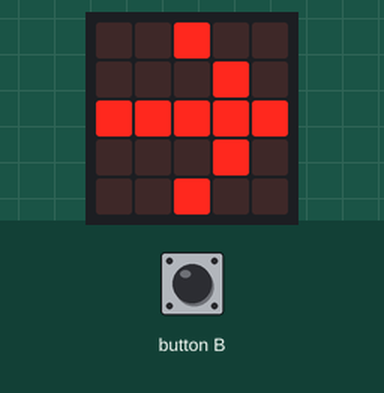
Bench run of a program on a simulated Calliope mini (MakeCode). Shown: the board's 5×5 LED display. The test bench sets the inputs (shaded band). Random numbers come from a fixed seed; the 48×5 strip is a reading aid, not a part: it shows the text the display is scrolling, unrolled, one strip-width of it at a time.

Above: at 1.6 s.
1.7 s: button B pressed for 0.15 s
At 2.7 s:
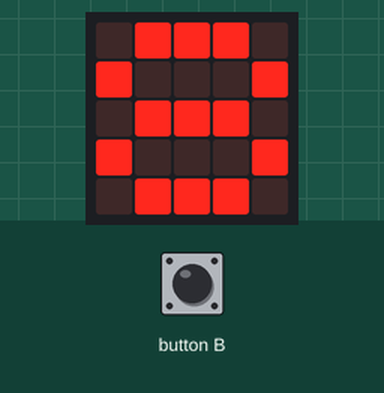
At 8.1 s:
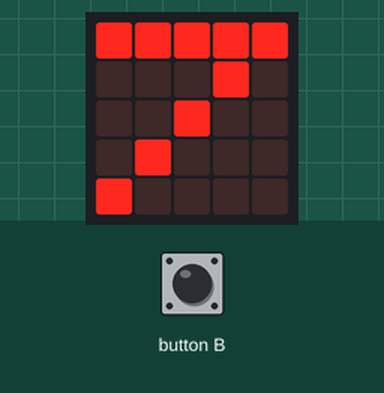
Timing chart, 0 to 9.6 s (numbered marks = the images above; inputs shaded):
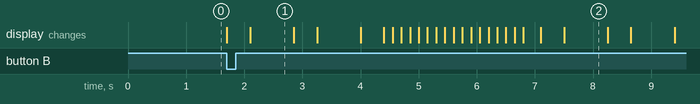

The program:

main.ts
```typescript
function _new () {
    newGame = true
    dice3 = 0
    dice3 = 0
    dice3 = 0
    scorePlayer2 = 0
    scorePlayer1 = 0
    basic.showLeds(`
        . . # . .
        . . . # .
        # # # # #
        . . . # .
        . . # . .
        `)
}
function roll_dices_2 () {
    basic.showLeds(`
        # # # # #
        # . . . #
        # # # # .
        # . . . #
        # # # # #
        `)
    dice1 = randint(1, 6)
    dice2 = randint(1, 6)
    dice3 = randint(1, 6)
    if ((dice1 || dice2 || dice3) == 1) {
        summe = 0
        rollDices1()
    } else {
        summe = dice1 + (dice2 + dice3)
        basic.showNumber(summe)
        scorePlayer2 += summe
        rollDices1()
    }
}
function start_game () {
    rollDices1()
}
function rollDices1 () {
    basic.showLeds(`
        . # # # .
        . # . # .
        . # # # .
        . # . # .
        . # . # .
        `)
    dice1 = randint(1, 6)
    dice2 = randint(1, 6)
    dice3 = randint(1, 6)
    if ((dice1 || dice2 || dice3) == 1) {
        roll_dices_2()
        summe = 0
    } else {
        summe = dice1 + (dice2 + dice3)
        basic.showNumber(summe)
        scorePlayer1 += summe
        roll_dices_2()
    }
}
let summe = 0
let dice2 = 0
let dice1 = 0
let scorePlayer1 = 0
let scorePlayer2 = 0
let dice3 = 0
let newGame = false
_new()
basic.forever(function () {
    if (scorePlayer1 == 100 || scorePlayer1 > 100) {
        basic.showString("Player1 won!")
    }
    if (scorePlayer2 == 100 || scorePlayer2 > 100) {
        basic.showString("Player2 won!")
    }
    if (input.buttonIsPressed(Button.B) && newGame == true) {
        start_game()
    }
})
```

test.ts
```typescript
// Hier kann man Tests durchführen; diese Datei wird nicht kompiliert, wenn dieses Paket als Erweiterung verwendet wird.
```

Measured:
- after the input at 1.7 s, the display: first changes at once (image 1 shows a later state)
- what the display in image 1 shows lasts 0.8 s, from 2.1 s to 2.9 s
